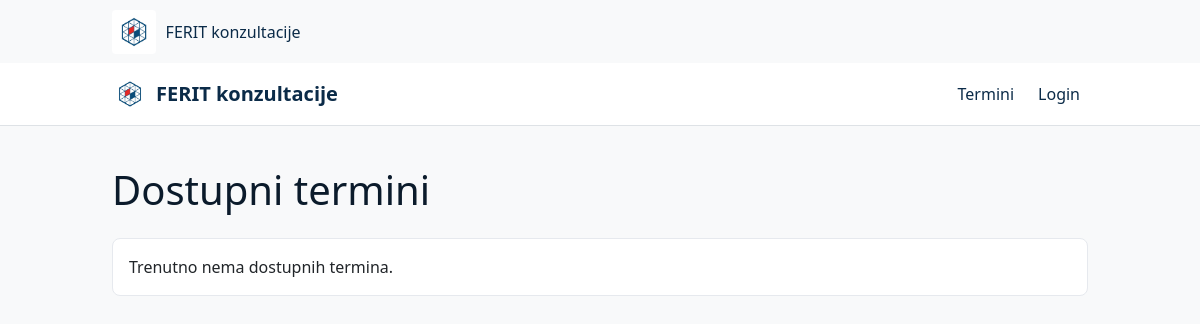
The app's page /, older data.
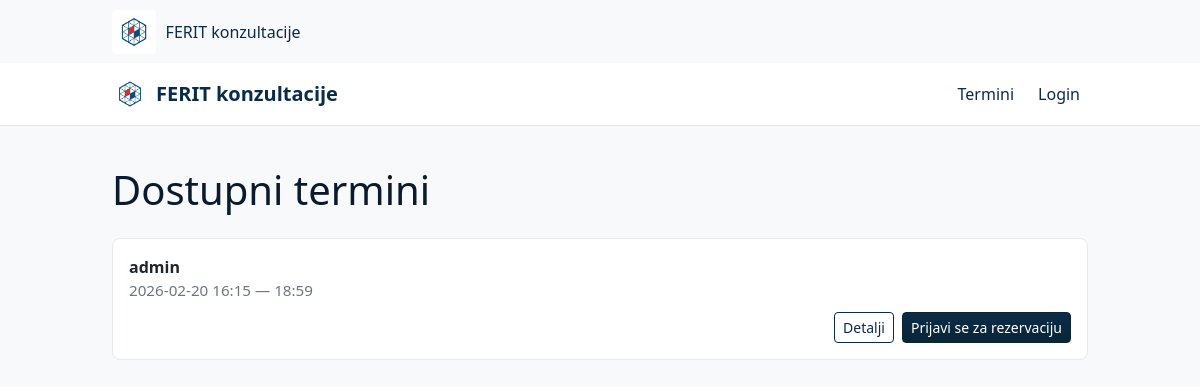
The same page, newer data.
### booking/models.py (models this page shows, shortened)
class AvailabilitySlot(models.Model):
    mentor = models.ForeignKey(
        settings.AUTH_USER_MODEL, on_delete=models.CASCADE, related_name="availability_slots"
    )
    start_at = models.DateTimeField()
    end_at = models.DateTimeField()
    is_active = models.BooleanField(default=True)
    class Meta:
        ordering = ["start_at"]
        constraints = [
            models.CheckConstraint(
                check=models.Q(end_at__gt=models.F("start_at")),
                name="slot_end_after_start",
            ),
        ]

### booking/views.py (the view)
# urls.py: path("", views.SlotListView.as_view(), name="slot_list"),
class SlotListView(ListView):
    model = AvailabilitySlot
    template_name = "booking/slot_list.html"
    context_object_name = "slots"
    def get_queryset(self):
        return AvailabilitySlot.objects.filter(is_active=True, end_at__gt=timezone.now()).order_by("start_at")

### accounts/context_processors.py (called while the page is built)
def role_flags(request):
    user = request.user
    is_mentor = False
    if user.is_authenticated:
        is_mentor = user.is_superuser or user.groups.filter(name="mentor").exists()
    return {"is_mentor": is_mentor}

### booking/templates/booking/slot_list.html
{% extends "base.html" %}
{% block content %}
<h1 class="mb-4">Dostupni termini</h1>
<div class="slot-grid">
  {% for slot in slots %}
    <div class="card slot-card">
      <div class="card-body">
        <div>
          <strong>{{ slot.mentor }}</strong>
          <div class="slot-meta">{{ slot.start_at|date:"Y-m-d H:i" }} — {{ slot.end_at|time:"H:i" }}</div>
        </div>
        <div class="slot-actions">
          <a href="{% url 'booking:slot_detail' slot.pk %}" class="btn btn-outline-primary btn-sm">Detalji</a>
          {% if user.is_authenticated %}
            <form action="{% url 'booking:book_slot' slot.pk %}" method="post" style="display:inline;">
              {% csrf_token %}
              <button type="submit" class="btn btn-primary btn-sm">Rezerviraj</button>
            </form>
          {% else %}
            <a href="{% url 'login' %}?next={% url 'booking:slot_detail' slot.pk %}" class="btn btn-primary btn-sm">Prijavi se za rezervaciju</a>
          {% endif %}
        </div>
      </div>
    </div>
  {% empty %}
    <div class="card">
      <div class="card-body">Trenutno nema dostupnih termina.</div>
    </div>
  {% endfor %}
</div>
{% endblock %}

### templates/base.html (shortened to what this page needs)
{% load static %}
<!doctype html>
<html lang="hr">
<head>
  <link href="https://cdn.jsdelivr.net/npm/bootstrap@5.3.3/dist/css/bootstrap.min.css" rel="stylesheet">
  <link rel="stylesheet" href="{% static 'css/style.css' %}">
</head>
<body class="bg-light">
  <header class="site-header">
    <div class="container">
      <a class="brand" href="{% url 'booking:slot_list' %}">
        <img src="{% static 'images/logo.png' %}" alt="FERIT logo" class="logo" />
        <span>FERIT konzultacije</span>
      </a>
    </div>
  </header>
  {% include "partials/navbar.html" %}
  <main class="container py-4">
    {% block content %}{% endblock %}
  </main>
</body>
</html>

### templates/partials/navbar.html
{% load static %}
<nav class="navbar navbar-expand-lg navbar-light bg-white border-bottom mb-3">
  <div class="container">
    <a class="navbar-brand" href="{% url 'booking:slot_list' %}">
      <img src="{% static 'images/logo.png' %}" alt="logo" height="36">
      FERIT konzultacije
    </a>
    <div class="collapse navbar-collapse">
      <ul class="navbar-nav ms-auto">
        <li class="nav-item"><a class="nav-link" href="{% url 'booking:slot_list' %}">Termini</a></li>
        {% if user.is_authenticated %}
          <li class="nav-item"><a class="nav-link" href="{% url 'booking:my_bookings' %}">Moje rezervacije</a></li>
          <li class="nav-item">
            <form action="{% url 'logout' %}" method="post" class="d-inline">
              {% csrf_token %}
              <button type="submit" class="nav-link btn btn-link p-0" style="display:inline;">Logout</button>
            </form>
          </li>
        {% else %}
          <li class="nav-item"><a class="nav-link" href="{% url 'login' %}">Login</a></li>
        {% endif %}
      </ul>
    </div>
  </div>
</nav>

### static/css/style.css (style rules this page uses)
:root { --blue: #0b2b48; --blue-600:#092536; --red: #c0392b; --red-700: #a5332a; --white: #ffffff; --muted: #6c757d; --bg: #f6f8fa; --card-bg: #ffffff; --border: #e6e9ee; --text: #0b1b2b; }
body { background: var(--bg); color: var(--text); -webkit-font-smoothing:antialiased; font-family: "Segoe UI", Roboto, Arial, sans-serif; }
.site-header .brand { display:flex; align-items:center; gap:.6rem; text-decoration:none; color:var(--blue); padding:.6rem 0; }
.site-header .logo { height:44px; width:auto; display:block; border-radius:4px; background:var(--white); padding:2px; }
.navbar { background: var(--white); border-bottom:1px solid var(--border); }
.navbar .navbar-brand { display:flex; align-items:center; gap:.5rem; color:var(--blue); font-weight:600; }
.navbar .nav-link { color:var(--blue); margin-left:.5rem; }
.card, .list-group-item { background:var(--card-bg); border:1px solid var(--border); border-radius:8px; }
.btn-primary { background: linear-gradient(180deg, var(--blue), var(--blue-600)); border-color: var(--blue-600); color: var(--white); box-shadow:none; }
.btn-outline-primary { color: var(--blue); border-color: var(--blue); }
.container { max-width:1000px; }
main.container { padding-top:1.2rem; padding-bottom:2rem; }
.slot-grid { display:grid; grid-template-columns: repeat(auto-fit,minmax(260px,1fr)); gap:1rem; }
.slot-card .card-body { display:flex; flex-direction:column; gap:.6rem; }
.slot-meta { color:var(--muted); font-size:.95rem; }
.slot-actions { margin-top:auto; display:flex; gap:.5rem; justify-content:flex-end; }

Row changes from the older to the newer data that the page shows:
added AvailabilitySlot: mentor "admin", start_at "2026-02-20 16:15", end_at "18:59"
Text that changed along with them:
text no longer shown: "Trenutno nema dostupnih termina."
